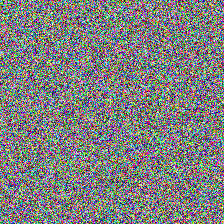
#> input picture assets/smoke_test.png, 224 x 224 px
$ python -i frequency.py   (imports and definitions only)
#> lines starting #> are read from the running program, lines starting #| are printed output that depends on the picture
#> in analyze_image_file, image is the input picture: shape (224, 224, 3); mean B, G, R 127.2, 127.6, 126.8
"""Reusable FFT frequency-analysis module for deepfake detection.

WHAT THIS MODULE DOES
- Converts an image to grayscale.
- Computes the 2D Fast Fourier Transform (FFT) of that grayscale image.
- Centres the spectrum with ``fftshift`` so low frequencies sit in the middle.
- Takes a logarithm of the magnitude so we can see faint high-frequency detail.
- Normalises the result to 0-255 so it can be shown as an image.

WHAT THIS MODULE DOES *NOT* DO
- It does NOT feed frequency features into the deepfake classifier.
- It is a *visualisation* tool only. Showing an FFT spectrum and *classifying
  with* frequency features are two different things. We are honest about this:
  until Phase 5 fusion is actually implemented and verified, the detector stays
  an RGB-only classifier and this module is purely for human inspection.

FFT IN ONE PARAGRAPH (viva-friendly)
A normal image is described by how bright each pixel is (the "spatial" view).
The Fourier transform re-describes the same image by the *frequencies* it
contains: slow, smooth changes are "low frequency" and appear in the centre of
the spectrum; sharp edges, fine textures and compression artefacts are "high
frequency" and appear towards the edges. Deepfakes often smooth or blur faces,
which removes high frequencies, so their spectrum can look "cleaner" than a real
photo's. Seeing the spectrum helps a human understand what the model might be
reacting to, but it is not the same as the model using it for classification.
"""

from __future__ import annotations

from pathlib import Path
from typing import Dict, Tuple

import cv2
import numpy as np

# Use a non-interactive backend so figures can be built on a headless server
# (and inside Streamlit) without trying to open a GUI window.
import matplotlib

# [1 line not run here, left out]
import matplotlib.pyplot as plt


# Smallest range we treat as "flat" so we never divide by zero when normalising.
_EPS = 1e-8


class FrequencyError(Exception):
    """Raised when frequency analysis cannot be performed on an input."""


# --------------------------------------------------------------------------- #
# Core steps
# --------------------------------------------------------------------------- #
def to_grayscale(image: np.ndarray) -> np.ndarray:
    """Return a 2-D uint8 grayscale version of an RGB/RGBA/gray image.

    Accepts a single image as a numpy array.  ``image`` is assumed to be in RGB
    order (which is what ``src.detector.read_rgb_image`` already produces).
    """
    if image is None:
        raise FrequencyError("No image was provided to grayscale conversion.")
    if not isinstance(image, np.ndarray):
        raise FrequencyError(
            f"Expected a numpy array, got {type(image).__name__}."
        )
    if image.size == 0:
        raise FrequencyError("The image array is empty.")

    # Normalise dtype: cvtColor wants uint8. If a float array arrives in 0-255
    # range we convert it; if it is already 0-1 we scale it up first.
    arr = image
    if arr.dtype != np.uint8:
        if np.isfinite(arr).min() >= 0 and np.isfinite(arr).max() <= 1.0 + _EPS:
            arr = (arr * 255.0).clip(0, 255)
        arr = arr.astype(np.uint8)

    if arr.ndim == 2:
        return arr
    if arr.ndim == 3 and arr.shape[2] == 3:
        return cv2.cvtColor(arr, cv2.COLOR_RGB2GRAY)
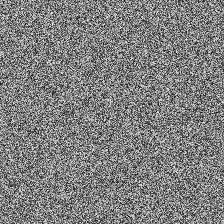
#> returned value: shape (224, 224); min 2, max 253, mean 127.3
    if arr.ndim == 3 and arr.shape[2] == 4:
        return cv2.cvtColor(arr, cv2.COLOR_RGBA2GRAY)
    raise FrequencyError(
        f"Unsupported image shape {arr.shape!r}; expected 2-D or (H, W, 3/4)."
    )


def compute_magnitude_spectrum(gray: np.ndarray) -> np.ndarray:
    """Compute the *centred log-magnitude* FFT spectrum of a grayscale image.

    Steps:
      1. ``fft2``  - 2D Fourier transform.
      2. ``fftshift`` - move zero-frequency (DC) component to the centre.
      3. ``abs``   - magnitude (drops phase information we do not visualise).
      4. ``log1p`` - log(1 + magnitude) so faint high frequencies become visible.

    Returns a float32 array of the same (H, W) shape, un-normalised.
    """
    if gray is None:
        raise FrequencyError("No grayscale image was provided.")
    if not isinstance(gray, np.ndarray):
        raise FrequencyError("Grayscale input must be a numpy array.")
    if gray.ndim != 2:
        raise FrequencyError(
            f"Grayscale image must be 2-D, got shape {gray.shape!r}."
        )
    if gray.size == 0:
        raise FrequencyError("Grayscale image is empty.")

    # float32 keeps memory reasonable; fft2 works in complex128 internally.
    f = np.fft.fft2(gray.astype(np.float32))
    f_shifted = np.fft.fftshift(f)          # centre low frequencies
    magnitude = np.abs(f_shifted)          # |F(u,v)|
    log_magnitude = np.log1p(magnitude)    # log(1 + |F|)  -> always >= 0
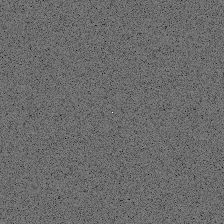
#> log_magnitude: shape (224, 224) float64; min 4.17, max 15.67, mean 9.02; drawn with min black and max white
    return log_magnitude.astype(np.float32)


def normalize_for_display(spectrum: np.ndarray) -> np.ndarray:
    """Scale a float spectrum to an 8-bit (0-255) image for display.

    A flat (constant) input would produce a near-zero spectrum; we guard
    against dividing by zero and return a black image in that case.
    """
    if spectrum is None:
        raise FrequencyError("No spectrum was provided for normalisation.")
    spec = np.asarray(spectrum, dtype=np.float32)
    if spec.size == 0:
        raise FrequencyError("Spectrum is empty.")

    mn = float(spec.min())
#> mn = 4.17
    mx = float(spec.max())
#> mx = 15.67
    rng = mx - mn
#> rng = 11.5
    if rng < _EPS:
        # Flat spectrum (e.g. a solid-colour image) -> all black.
        return np.zeros_like(spec, dtype=np.uint8)

    norm = (spec - mn) / rng            # 0.0 .. 1.0
    return (norm * 255.0).clip(0, 255).astype(np.uint8)


# --------------------------------------------------------------------------- #
# Pipelines
# --------------------------------------------------------------------------- #
def analyze_image(image: np.ndarray) -> Dict[str, np.ndarray | Tuple[int, int]]:
    """Full pipeline on an in-memory RGB/gray image.

    Returns a dict with:
      - ``grayscale``         : 2-D uint8
      - ``magnitude_spectrum`` : float32 log-magnitude (raw, for any later use)
      - ``spectrum_display``  : 2-D uint8 (0-255) ready to show
      - ``shape``             : (height, width) of the grayscale image
    """
    gray = to_grayscale(image)
    spectrum = compute_magnitude_spectrum(gray)
    display = normalize_for_display(spectrum)
    return {
        "grayscale": gray,
        "magnitude_spectrum": spectrum,
        "spectrum_display": display,
        "shape": (int(gray.shape[0]), int(gray.shape[1])),
    }


def analyze_image_file(image_path: str | Path) -> dict:
    """Read an image file from disk and run :func:`analyze_image` on it.

    Raises :class:`FrequencyError` for missing files, unreadable/corrupt
    images, or unsupported channel counts.
    """
    path = Path(image_path)
    if not path.exists():
        raise FrequencyError(f"Image file not found: {path}")

    image = cv2.imread(str(path))          # BGR uint8 or None
    if image is None:
        raise FrequencyError(
            "Could not read the image. Use a valid JPG or PNG file."
        )
    rgb = cv2.cvtColor(image, cv2.COLOR_BGR2RGB)
    return analyze_image(rgb)


# --------------------------------------------------------------------------- #
# Visualisation helper (used by the Streamlit app)
# --------------------------------------------------------------------------- #
def make_spectrum_figure(
    rgb_image: np.ndarray, analysis: dict
) -> plt.Figure:
    """Build a 3-panel matplotlib figure: RGB original, grayscale, FFT spectrum.

    The figure is returned (not shown) so the caller can hand it to
    ``streamlit.pyplot``.  This keeps all FFT rendering in one module.
    """
    fig, axes = plt.subplots(1, 3, figsize=(12, 4))

    axes[0].imshow(rgb_image)
    axes[0].set_title("Original (RGB)")
    axes[0].axis("off")

    axes[1].imshow(analysis["grayscale"], cmap="gray")
    axes[1].set_title("Grayscale")
    axes[1].axis("off")

    # The spectrum: bright centre = low frequencies, darker edges = high
    # frequencies. cmap="gray" maps 0->black, 255->white.
    axes[2].imshow(analysis["spectrum_display"], cmap="gray", vmin=0, vmax=255)
    axes[2].set_title("FFT magnitude spectrum (log, centred)")
    axes[2].axis("off")

    fig.tight_layout()
    return fig

>>> result = analyze_image_file('../assets/smoke_test.png')
#> result = 4 items
